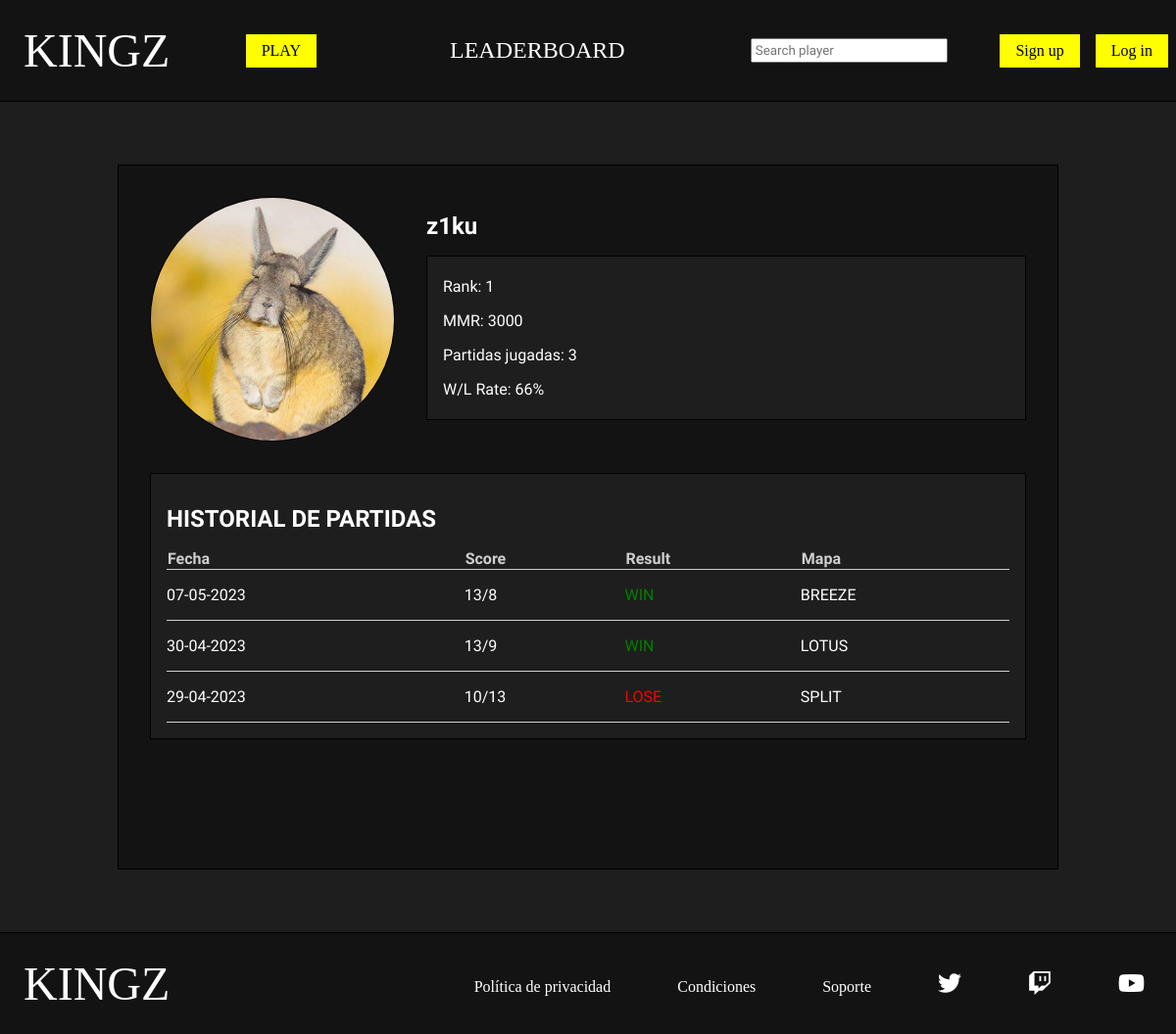
Page /php/ver_perfil.php?id_player=1 on the earlier database version.
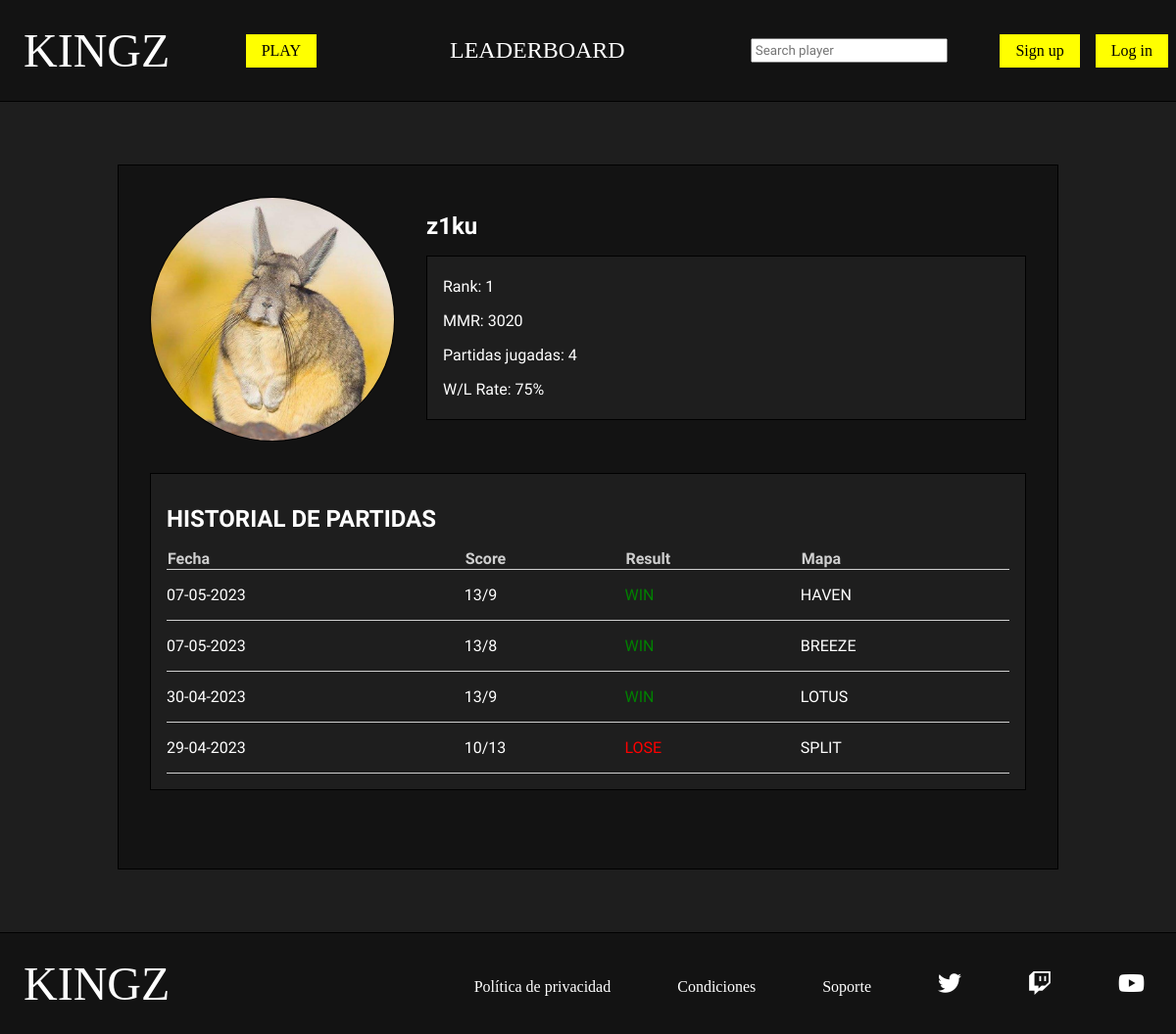
Same page on the later database version.
### tables this page shows
CREATE TABLE `usuario` (
  `id` bigint(20) UNSIGNED NOT NULL,
  `nick` varchar(20) NOT NULL,
  `pass` varchar(100) NOT NULL,
  `correo` varchar(50) DEFAULT NULL,
  `foto` varchar(50) DEFAULT NULL,
  `mmr` int(5) UNSIGNED DEFAULT NULL,
  `estado` tinyint(1) UNSIGNED DEFAULT NULL,
  `en_partida` tinyint(1) UNSIGNED DEFAULT NULL,
  `buscando` tinyint(1) UNSIGNED DEFAULT NULL
);

CREATE TABLE `partida` (
  `id` bigint(20) UNSIGNED NOT NULL,
  `resultado_a` int(2) UNSIGNED DEFAULT NULL,
  `resultado_b` int(2) UNSIGNED DEFAULT NULL,
  `fecha` date NOT NULL,
  `estado` tinyint(1) UNSIGNED NOT NULL,
  `id_mapa` bigint(20) UNSIGNED DEFAULT NULL
);

CREATE TABLE `mapa` (
  `id` bigint(20) UNSIGNED NOT NULL,
  `nombre` varchar(50) NOT NULL,
  `foto` varchar(50) NOT NULL
);

### php/ver_perfil.php (the view, shortened to what this page needs)
<?php
    require_once "funciones.php";
?>
<!DOCTYPE html>
<html lang="en">
<head>
    <link rel="stylesheet" href="../css/estilos.css">
    <link rel="stylesheet" href="https://cdnjs.cloudflare.com/ajax/libs/font-awesome/6.2.0/css/all.min.css" />
</head>
<body>
    <?php
        if(isset($_SESSION['nick']) && isset($_SESSION['pass'])){
            $nick=$_SESSION['nick'];
            $pass=$_SESSION['pass'];
            $esAdmin=comprobarAdmin($nick,$pass);
            if($esAdmin){
                headerAdmin();
                $tipo_usu="admin";
            }else{
                headerPlayer();
                $tipo_usu="player";
            }
        }else{
            headerGuest();
            $tipo_usu="guest";
            $nick="";
        }
    ?>
    <main>
        <section id="perfil_jugador" class="seccion">
            <?php
                $id=$_GET['id_player'];
                $datos_jugador=jugador_por_id($id);
            ?>
            <div id="jugador">
                <?php
                    if($datos_jugador['foto']!=null){
                        echo "<img src=\"../img/jugador/$datos_jugador[foto]\">";
                    }else{
                        echo "<img src=\"../img/jugador/jugador.png\">";
                    }
                ?>
                <div id="datos_jugador">
                    <div id="cabecera_perfil_jugador">
                        <?php
                            echo "<h2>$datos_jugador[nick]</h2>";
                        ?>
                    </div>
                    <div id="estadisticas">
                        <div>
                            <?php
                                $rank=obtener_rank_jugador($id);
                                echo "<p>Rank: $rank</p>";
                                echo "<p>MMR: $datos_jugador[mmr]</p>";
                                $partidas_totales=partidas_totales($id);
                                if($partidas_totales>0){
                                    $partidas_ganadas=partidas_ganadas($id);
                                    $win_rate=($partidas_ganadas/$partidas_totales) * 100;
                                    $win_truncado = intval($win_rate);
                                    echo "<p>Partidas jugadas: $partidas_totales</p>";
                                    echo "<p>W/L Rate: $win_truncado%</p>";
                                }else{
                                    echo "<p>Partidas jugadas: 0</p>";
                                    echo "<p>W/L Rate: -</p>";
                                }
                            ?>
                        </div>
                    </div>
                </div>
            </div>
            <div id="historial_jugador">
                <?php
                    $historial=obtener_historial_partidas($id);
                ?>
                <h2>HISTORIAL DE PARTIDAS</h2>
                <table>
                    <thead>
                        <tr>
                            <th>Fecha</th>
                            <th>Score</th>
                            <th>Result</th>
                            <th>Mapa</th>
                        </tr>
                    </thead>
                    <tbody>
                        <?php
                            if($historial!=null){
                                for($i=0;$i<count($historial);$i++){
                                    $fecha=date("d-m-Y",strtotime($historial[$i]['fecha']));
                                    echo '<tr>
                                    <td>'.$fecha.'</td>
                                    <td>'.$historial[$i]['resultado_a'].'/'.$historial[$i]['resultado_b'].'</td>';
                                    if($historial[$i]['ganado']==true){
                                        echo '<td class="win">WIN</td>';
                                    }else{
                                        echo '<td class="lose">LOSE</td>';
                                    }
                                    echo '<td>'.$historial[$i]['mapa'].'</td>
                                    </tr>';
                                }
                            }
                        ?>
                    </tbody>
                </table>
            </div>
        </section>
    </main>
</body>
</html>

Differences in the rows shown:
changed usuario "z1ku": mmr "3000" → "3020"
now on this page (row edited): partida: fecha "07-05-2023", resultado_a "13", resultado_b "9", shows "WIN", id_mapa.nombre "HAVEN"
Other differences:
$partidas_totales: "3" → "4"
$win_truncado: "66" → "75"
